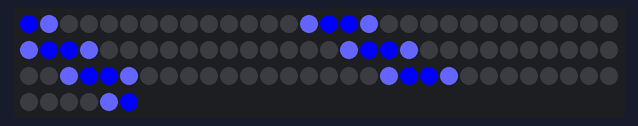
Bench run of a sketch on a simulated Arduino Uno, built with avr-gcc and run on an emulated ATmega328P. Shown: 96 RGB LEDs in strip order, left to right, continuing on the next row.

Above: at 0.16 s.
At 1.07 s:
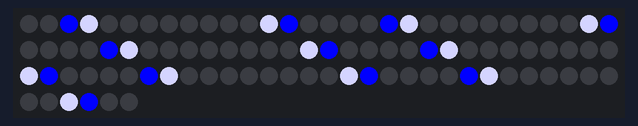
At 39.29 s:
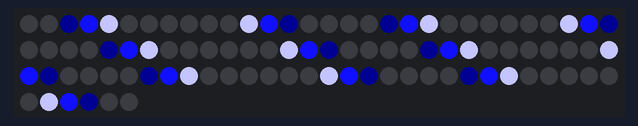

The sketch:

pattern_11.ino
```cpp
#include <FastLED.h>

#define DATA_PIN 10

#define NUM_STRIPS 12
#define LEDS_PER_STRIP 8
#define NUM_LEDS (NUM_STRIPS * LEDS_PER_STRIP)

CRGB leds[NUM_LEDS];

// =====================================================
// Zig-zag mapping
// =====================================================
int getIndex(int strip, int led)
{
  if (strip % 2 == 1)
    led = (LEDS_PER_STRIP - 1) - led;

  return strip * LEDS_PER_STRIP + led;
}

// =====================================================
// Motion
// =====================================================
int pos = 0;

unsigned long lastMove = 0;

// =====================================================
// Setup
// =====================================================
void setup()
{
  FastLED.addLeds<WS2812, DATA_PIN, GRB>(leds, NUM_LEDS);

  FastLED.clear();
  FastLED.show();
}

// =====================================================
// Loop
// =====================================================
void loop()
{
  // VERY FAST fade
  fadeToBlackBy(leds, NUM_LEDS, 120);

  // =================================================
  // Draw pulse on all strips
  // =================================================
  for (int strip = 0; strip < NUM_STRIPS; strip++)
  {
    // head
    if (pos < LEDS_PER_STRIP)
      leds[getIndex(strip, pos)] += CRGB::Blue;

    // brighter core
    if (pos + 1 < LEDS_PER_STRIP)
      leds[getIndex(strip, pos + 1)] += CRGB(100,100,255);
  }

  FastLED.show();

  // =================================================
  // Motion
  // =================================================
  if (millis() - lastMove > 70)
  {
    lastMove = millis();

    pos++;

    // allow pulse to leave naturally
    if (pos >= LEDS_PER_STRIP + 2)
    {
      pos = 0;
    }
  }
}
```
